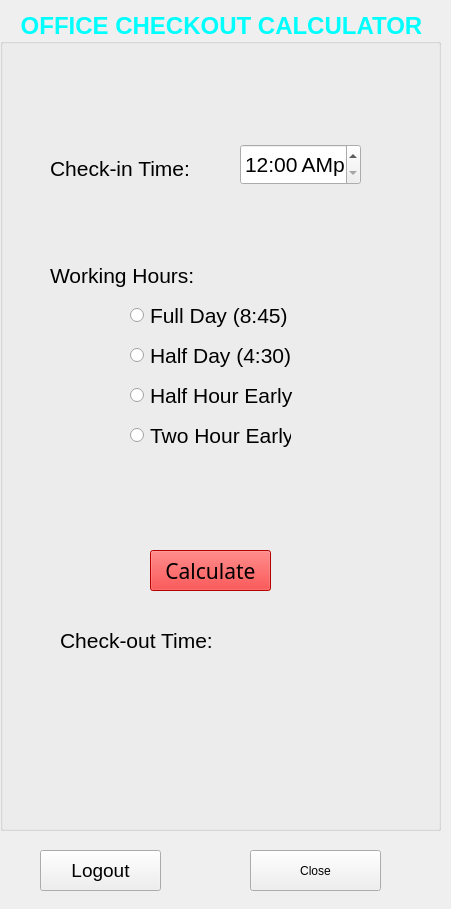
<?xml version="1.0" encoding="UTF-8"?>
<ui version="4.0">
 <class>MainPage</class>
 <widget class="QWidget" name="MainPage">
  <property name="geometry">
   <rect>
    <x>0</x>
    <y>0</y>
    <width>451</width>
    <height>909</height>
   </rect>
  </property>
  <property name="windowTitle">
   <string>Form</string>
  </property>
  <widget class="QGroupBox" name="groupBox">
   <property name="geometry">
    <rect>
     <x>0</x>
     <y>10</y>
     <width>441</width>
     <height>821</height>
    </rect>
   </property>
   <property name="font">
    <font>
     <pointsize>18</pointsize>
     <bold>true</bold>
    </font>
   </property>
   <property name="styleSheet">
    <string notr="true">QGroupBox
{
	color:cyan;
}</string>
   </property>
   <property name="title">
    <string>OFFICE CHECKOUT CALCULATOR</string>
   </property>
   <property name="alignment">
    <set>Qt::AlignmentFlag::AlignCenter</set>
   </property>
   <widget class="QTimeEdit" name="timeEdit">
    <property name="geometry">
     <rect>
      <x>240</x>
      <y>134</y>
      <width>121</width>
      <height>41</height>
     </rect>
    </property>
    <property name="font">
     <font>
      <pointsize>16</pointsize>
      <bold>false</bold>
     </font>
    </property>
    <property name="displayFormat">
     <string>hh:mm Ap</string>
    </property>
   </widget>
   <widget class="QLabel" name="label">
    <property name="geometry">
     <rect>
      <x>50</x>
      <y>138</y>
      <width>141</width>
      <height>41</height>
     </rect>
    </property>
    <property name="font">
     <font>
      <pointsize>16</pointsize>
      <bold>false</bold>
     </font>
    </property>
    <property name="text">
     <string>Check-in Time:</string>
    </property>
   </widget>
   <widget class="QRadioButton" name="radiofull">
    <property name="geometry">
     <rect>
      <x>130</x>
      <y>290</y>
      <width>171</width>
      <height>31</height>
     </rect>
    </property>
    <property name="font">
     <font>
      <pointsize>16</pointsize>
      <bold>false</bold>
     </font>
    </property>
    <property name="text">
     <string>Full Day (8:45)</string>
    </property>
   </widget>
   <widget class="QLabel" name="lbl_Chk_in_time_2">
    <property name="geometry">
     <rect>
      <x>50</x>
      <y>250</y>
      <width>151</width>
      <height>31</height>
     </rect>
    </property>
    <property name="font">
     <font>
      <pointsize>16</pointsize>
      <bold>false</bold>
     </font>
    </property>
    <property name="text">
     <string>Working Hours:</string>
    </property>
   </widget>
   <widget class="QRadioButton" name="radioEarly2">
    <property name="geometry">
     <rect>
      <x>130</x>
      <y>410</y>
      <width>161</width>
      <height>31</height>
     </rect>
    </property>
    <property name="font">
     <font>
      <pointsize>16</pointsize>
      <bold>false</bold>
     </font>
    </property>
    <property name="text">
     <string>Two Hour Early</string>
    </property>
   </widget>
   <widget class="QRadioButton" name="radioHalf">
    <property name="geometry">
     <rect>
      <x>130</x>
      <y>370</y>
      <width>171</width>
      <height>31</height>
     </rect>
    </property>
    <property name="font">
     <font>
      <pointsize>16</pointsize>
      <bold>false</bold>
     </font>
    </property>
    <property name="text">
     <string>Half Hour Early</string>
    </property>
   </widget>
   <widget class="QPushButton" name="btncalculate">
    <property name="geometry">
     <rect>
      <x>150</x>
      <y>540</y>
      <width>121</width>
      <height>41</height>
     </rect>
    </property>
    <property name="font">
     <font>
      <family>Ubuntu Sans</family>
      <pointsize>16</pointsize>
      <italic>false</italic>
      <fontweight>Medium</fontweight>
     </font>
    </property>
    <property name="styleSheet">
     <string notr="true">QPushButton
{
	background-color:red;
	color:black;
	font: 500 16pt &quot;Ubuntu Sans&quot;;
}</string>
    </property>
    <property name="text">
     <string>Calculate</string>
    </property>
   </widget>
   <widget class="QLabel" name="lblresult">
    <property name="geometry">
     <rect>
      <x>130</x>
      <y>680</y>
      <width>151</width>
      <height>51</height>
     </rect>
    </property>
    <property name="font">
     <font>
      <pointsize>20</pointsize>
      <bold>true</bold>
     </font>
    </property>
    <property name="text">
     <string/>
    </property>
   </widget>
   <widget class="QLabel" name="label_2">
    <property name="geometry">
     <rect>
      <x>60</x>
      <y>615</y>
      <width>171</width>
      <height>31</height>
     </rect>
    </property>
    <property name="font">
     <font>
      <pointsize>16</pointsize>
      <bold>false</bold>
     </font>
    </property>
    <property name="text">
     <string>Check-out Time:</string>
    </property>
   </widget>
   <widget class="QRadioButton" name="radiofull_2">
    <property name="geometry">
     <rect>
      <x>130</x>
      <y>330</y>
      <width>171</width>
      <height>31</height>
     </rect>
    </property>
    <property name="font">
     <font>
      <pointsize>16</pointsize>
      <bold>false</bold>
     </font>
    </property>
    <property name="text">
     <string>Half Day (4:30)</string>
    </property>
   </widget>
  </widget>
  <widget class="QPushButton" name="pushButton_close">
   <property name="geometry">
    <rect>
     <x>250</x>
     <y>850</y>
     <width>131</width>
     <height>41</height>
    </rect>
   </property>
   <property name="text">
    <string>Close</string>
   </property>
  </widget>
  <widget class="QPushButton" name="pushButton">
   <property name="geometry">
    <rect>
     <x>40</x>
     <y>850</y>
     <width>121</width>
     <height>41</height>
    </rect>
   </property>
   <property name="font">
    <font>
     <pointsize>14</pointsize>
     <bold>false</bold>
    </font>
   </property>
   <property name="text">
    <string>Logout</string>
   </property>
  </widget>
 </widget>
 <resources/>
 <connections/>
</ui>
